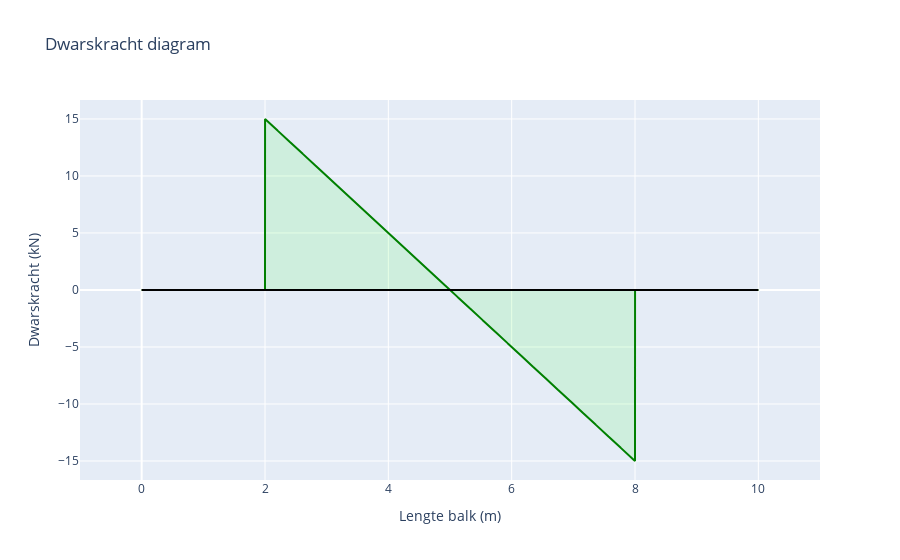

The notebook cell saved with this chart:
### Code cell
layout = go.Layout(
    title="Dwarskracht diagram",
    xaxis=dict(title="Lengte balk (m)", range=[-1, lengteBalk+1]),
    yaxis=dict(title="Dwarskracht (kN)"),
    showlegend=False
)

line = go.Scatter(
    x=X,
    y= sum(shearForce),
    mode='lines',
    name='Dwarskracht (kN)',
    fill = 'tonexty',
    line_color='green',
    fillcolor='rgba(0,255,0,0.1)'
)

axis = go.Scatter(
    x= [0,lengteBalk],
    y= [0,0],
    mode='lines',
    line_color='black'
)

fig= go.Figure(data=[line, axis], layout=layout)
fig.show()

### Figure 1 — Plotly figure (JSON) as saved in the notebook; plotly's stock layout.template omitted (floating-point values rounded to 4 significant figures; data arrays with more than 128 entries replaced by an {"elided": "..."} marker saying what was removed)
{"data": [{"fill": "tonexty", "fillcolor": "rgba(0,255,0,0.1)", "line": {"color": "green"}, "mode": "lines", "name": "Dwarskracht (kN)", "type": "scatter", "x": {"elided": "10002 float values"}, "y": {"elided": "10002 float values"}}, {"line": {"color": "black"}, "mode": "lines", "type": "scatter", "x": [0, 10], "y": [0, 0]}], "layout": {"showlegend": false, "title": {"text": "Dwarskracht diagram"}, "xaxis": {"range": [-1, 11], "title": {"text": "Lengte balk (m)"}}, "yaxis": {"title": {"text": "Dwarskracht (kN)"}}}}
